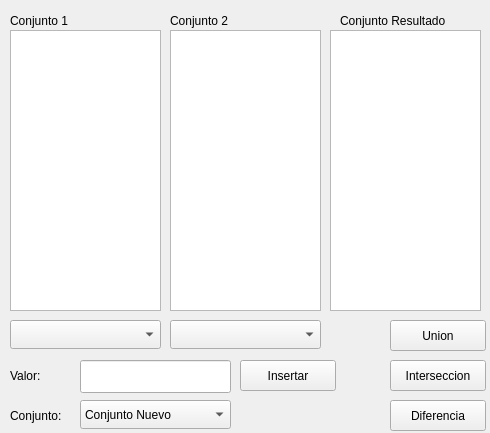
<?xml version="1.0" encoding="UTF-8"?>
<ui version="4.0">
 <class>Conjuntos</class>
 <widget class="QWidget" name="Conjuntos">
  <property name="geometry">
   <rect>
    <x>0</x>
    <y>0</y>
    <width>490</width>
    <height>433</height>
   </rect>
  </property>
  <property name="windowTitle">
   <string>Conjuntos</string>
  </property>
  <widget class="QListWidget" name="listc1">
   <property name="geometry">
    <rect>
     <x>10</x>
     <y>30</y>
     <width>151</width>
     <height>281</height>
    </rect>
   </property>
  </widget>
  <widget class="QListWidget" name="listc2">
   <property name="geometry">
    <rect>
     <x>170</x>
     <y>30</y>
     <width>151</width>
     <height>281</height>
    </rect>
   </property>
  </widget>
  <widget class="QListWidget" name="listcr">
   <property name="geometry">
    <rect>
     <x>330</x>
     <y>30</y>
     <width>151</width>
     <height>281</height>
    </rect>
   </property>
  </widget>
  <widget class="QLabel" name="label">
   <property name="geometry">
    <rect>
     <x>10</x>
     <y>10</y>
     <width>151</width>
     <height>21</height>
    </rect>
   </property>
   <property name="text">
    <string>Conjunto 1</string>
   </property>
  </widget>
  <widget class="QLabel" name="label_2">
   <property name="geometry">
    <rect>
     <x>170</x>
     <y>10</y>
     <width>151</width>
     <height>21</height>
    </rect>
   </property>
   <property name="text">
    <string>Conjunto 2</string>
   </property>
  </widget>
  <widget class="QLabel" name="label_3">
   <property name="geometry">
    <rect>
     <x>340</x>
     <y>10</y>
     <width>151</width>
     <height>21</height>
    </rect>
   </property>
   <property name="text">
    <string>Conjunto Resultado</string>
   </property>
  </widget>
  <widget class="QComboBox" name="conjunto1">
   <property name="geometry">
    <rect>
     <x>10</x>
     <y>320</y>
     <width>151</width>
     <height>29</height>
    </rect>
   </property>
  </widget>
  <widget class="QComboBox" name="conjunto2">
   <property name="geometry">
    <rect>
     <x>170</x>
     <y>320</y>
     <width>151</width>
     <height>29</height>
    </rect>
   </property>
  </widget>
  <widget class="QPushButton" name="pushButton">
   <property name="geometry">
    <rect>
     <x>240</x>
     <y>360</y>
     <width>96</width>
     <height>31</height>
    </rect>
   </property>
   <property name="text">
    <string>Insertar</string>
   </property>
  </widget>
  <widget class="QPushButton" name="pushButton_2">
   <property name="geometry">
    <rect>
     <x>390</x>
     <y>320</y>
     <width>96</width>
     <height>31</height>
    </rect>
   </property>
   <property name="text">
    <string>Union</string>
   </property>
  </widget>
  <widget class="QPushButton" name="pushButton_3">
   <property name="geometry">
    <rect>
     <x>390</x>
     <y>360</y>
     <width>96</width>
     <height>31</height>
    </rect>
   </property>
   <property name="text">
    <string>Interseccion</string>
   </property>
  </widget>
  <widget class="QPushButton" name="pushButton_4">
   <property name="geometry">
    <rect>
     <x>390</x>
     <y>400</y>
     <width>96</width>
     <height>31</height>
    </rect>
   </property>
   <property name="text">
    <string>Diferencia</string>
   </property>
  </widget>
  <widget class="QLabel" name="label_4">
   <property name="geometry">
    <rect>
     <x>10</x>
     <y>360</y>
     <width>51</width>
     <height>31</height>
    </rect>
   </property>
   <property name="text">
    <string>Valor:</string>
   </property>
  </widget>
  <widget class="QLineEdit" name="txtvalor">
   <property name="geometry">
    <rect>
     <x>80</x>
     <y>360</y>
     <width>151</width>
     <height>33</height>
    </rect>
   </property>
  </widget>
  <widget class="QComboBox" name="cmbconjunto">
   <property name="geometry">
    <rect>
     <x>80</x>
     <y>400</y>
     <width>151</width>
     <height>29</height>
    </rect>
   </property>
   <item>
    <property name="text">
     <string>Conjunto Nuevo</string>
    </property>
   </item>
  </widget>
  <widget class="QLabel" name="label_5">
   <property name="geometry">
    <rect>
     <x>10</x>
     <y>400</y>
     <width>71</width>
     <height>31</height>
    </rect>
   </property>
   <property name="text">
    <string>Conjunto:</string>
   </property>
  </widget>
 </widget>
 <resources/>
 <connections/>
</ui>
